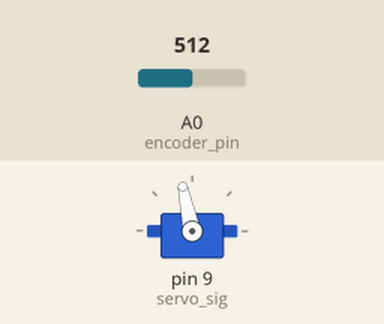
The sketch below on a simulated Arduino Uno, built with avr-gcc and run on an emulated ATmega328P. On the bench: servo. The inputs (shaded band) are chosen by the test bench; at power-on: A0 (encoder_pin) = 512. What the sketch prints to the serial monitor is not drawn.

Above: at 0.8 s.
0.9 s: A0 (encoder_pin) set to 23
2.4 s: A0 (encoder_pin) set to 18
Timing chart, 0 to 6.0 s (numbered marks = the images above; inputs shaded):
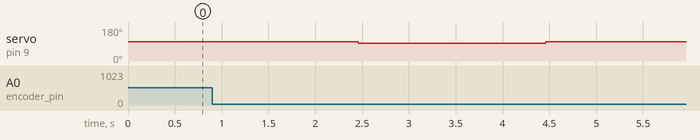

The sketch:

data_collection.ino
```cpp
/*
 * NOTE: This sketch is hard-coded to rotate by a quarter of a rotation every test.
 * To change this, the following parameters need to be changed:
 *  revs_per_increment
 *  the setter for the stage variable (stage = count % 4)
 *  the required encoder count - WARNING: the servo motor has a region where encoder counts do not represent the position accurately.
 *
 * The reason the number of trials per revolution is hard-coded is it avoids the encoder dead zone where encoder counts are meaningless.
 *
 * Author: Carlos Aguilera Cortes
 * Date:12/10/2020
 * Last modified: 22/10/2020
 */


#include <math.h>
#include "Servo.h"

Servo myServo;

// CSV file column headers
bool label = true;
String label_independent = "Force Applied (N)";
String label_dependent = "Part Extension (mm)";

// change these if necessary
const int servo_sig = 9;
const int encoder_pin = A0;

// this represents speed, the MAX value is clockwise, the MIN value is counter-clockwise
const int MAX_PWM = 2150;
const int MID_PWM = 1500;
const int MIN_PWM = 850;

const int pulley_radius = 6; // measurement in mm
const float revs_per_increment = 0.25; // fraction change in revs per loop iteration
const int time_delay = 2; // time between each test to allow for manual measurement
const int trial_num = 10; // the number of readings sent through serial

int encoder_cnt; // NOTE: this needs to be read from and initiated to 0 at the start of the program (setup function)
int count = 0; // counter for number of tests
int stage = 0; // placeholder for desired rotation position
float total_extension = 0.0;

void setup() {
  // put your setup code here, to run once:
  Serial.begin(9600);
  pinMode(encoder_pin, INPUT);
  myServo.attach(servo_sig);

  encoder_cnt = analogRead(encoder_pin);

  while(encoder_cnt > 20){
    myServo.writeMicroseconds(1600);
    encoder_cnt = analogRead(encoder_pin);
    //Serial.println(encoder_cnt);
    delay(50);
  }
  myServo.writeMicroseconds(MID_PWM);
}

void loop() {

  delay(time_delay * 1000);

  encoder_cnt = analogRead(encoder_pin);

  stage = count % 4;

  // Table column headings
  if(label){
    Serial.print(label_independent);
    Serial.print(",");
    Serial.println(label_dependent);
    label = false;
  }

  // map the required encoder counts to rotate a quarter of a turn
  switch(stage){
    case(0):
      while(encoder_cnt > 640 || encoder_cnt < 620){
        myServo.writeMicroseconds(1600);
        encoder_cnt = analogRead(encoder_pin);
        //Serial.print("Encoder count 0: ");
        //Serial.println(encoder_cnt);
        delay(20);
      }
      break;
    case(1):
      while(encoder_cnt > 430 || encoder_cnt < 410){
        myServo.writeMicroseconds(1600);
        encoder_cnt = analogRead(encoder_pin);
        //Serial.print("Encoder count 1: ");
        //Serial.println(encoder_cnt);
        delay(20);
      }
      break;
    case(2):
      while(encoder_cnt > 220 || encoder_cnt < 200){
        myServo.writeMicroseconds(1600);
        encoder_cnt = analogRead(encoder_pin);
        //Serial.print("Encoder count 2: ");
        //Serial.println(encoder_cnt);
        delay(20);
      }
      break;
    case(3):
      while(encoder_cnt > 20){
        myServo.writeMicroseconds(1600);
        encoder_cnt = analogRead(encoder_pin);
        //Serial.print("Encoder count 3: ");
        //Serial.println(encoder_cnt);
        delay(20);
      }
      break;
    default:
        //Serial.print("Encoder count default: ");
        //Serial.println(encoder_cnt);
      break;
  }

  myServo.writeMicroseconds(MID_PWM); // stop servo between trials

  if(count > trial_num){
    // end the program and lock cpu in infinite loop until reset is pressed
    Serial.println("finished");
  }else{
    total_extension = count * revs_per_increment * pulley_radius * M_PI * 2;
    Serial.println(total_extension);

    count++;
  }

}
```

Measured:
- after the input at 0.9 s, every drawn part: stays the same
- after the input at 2.4 s, servo on pin 9 (servo_sig): 102° → 93° after 0.06 s, → 102° 2.0 s later
